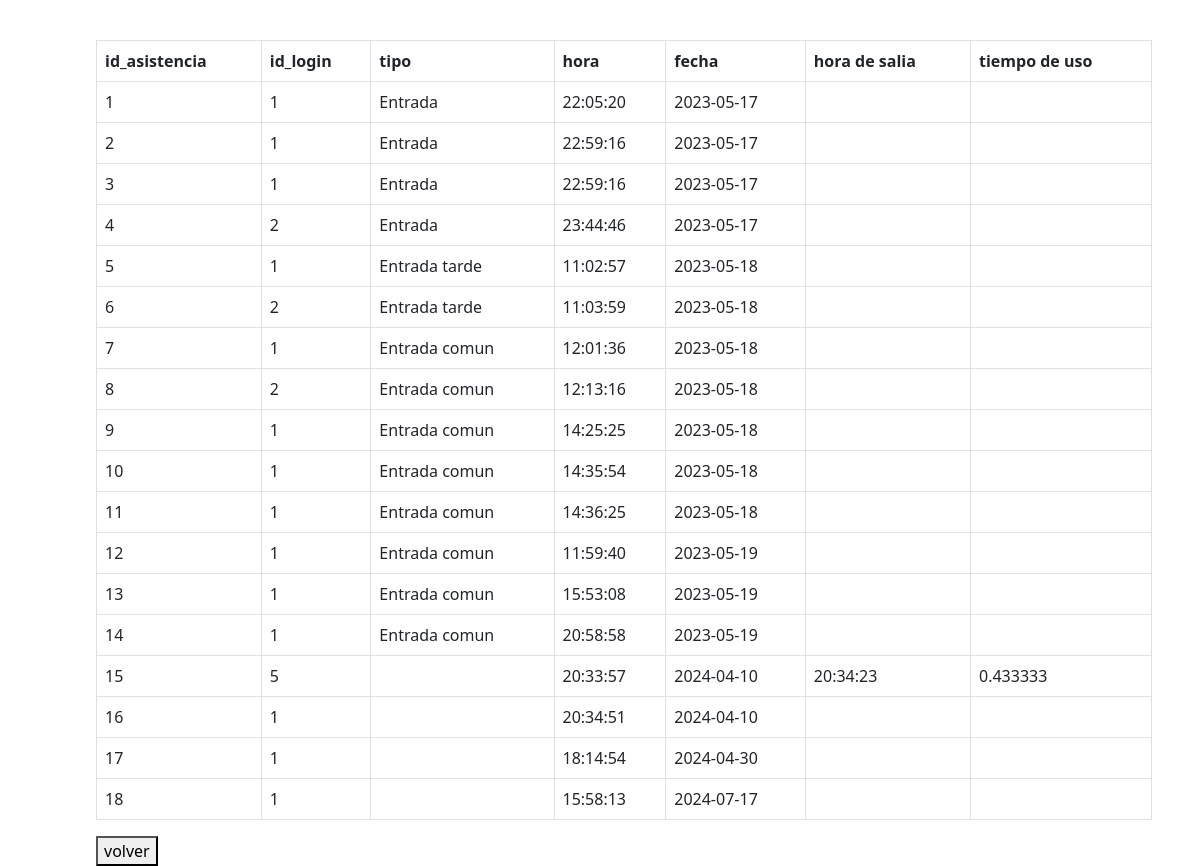
The app's page /view/verAsistencia.php (signed in) with its own data.
### tables this page shows
CREATE TABLE `asistencia` (
  `id_asistencia` int NOT NULL AUTO_INCREMENT,
  `id_login` int DEFAULT NULL,
  `tipo` varchar(30) DEFAULT NULL,
  `hora` time DEFAULT NULL,
  `fecha` date DEFAULT NULL,
  `horasalida` time DEFAULT NULL,
  `tiempo_uso` float DEFAULT NULL,
  PRIMARY KEY (`id_asistencia`),
  KEY `id_login` (`id_login`),
  CONSTRAINT `asistencia_ibfk_1` FOREIGN KEY (`id_login`) REFERENCES `login` (`id_login`)
);

### model/conexion.php (called while the page is built, shortened)
<?php
class Conexion{
    private $conn;
    public function __construct(){
        $host = "localhost";
        $user = "jersson";
        $password = "jersson";
        $db = "transportes";
        $this->conn=new mysqli($host, $user,$password ,$db);
        return $this->conn;
    }
    public function ConsultaCon($sql)
    {
        if(!$result = $this->conn->query($sql)){
            echo "Error: ".mysqli_error($this->conn);
            return false;
            exit();
        }
        return $result;
    }
}
?>

### model/consultas.model.php (called while the page is built, shortened)
<?php
require ("conexion.php");
class Consulta{
    private $conn;
    function __construct(){
        $this->conn = new Conexion();
        return $this->conn;
    }
    public function mostrarAsistencia(){
        $sql = "SELECT * FROM asistencia";
        $data = $this->conn->ConsultaCon($sql);
        return $data;
    }
}
?>

### view/verAsistencia.php (the view, shortened to what this page needs)
<?php
include("header.php") ;
require "../model/consultas.model.php";
$consulta = new Consulta();
$asistencia = $consulta->mostrarAsistencia();
?>
<!DOCTYPE html>
<html lang="en">
<head>
</head>
<body>
    <br>
    <table class="table table-bordered">
        <thead>
            <tr>
                <th>id_asistencia</th>
                <th>id_login</th>
                <th>tipo</th>
                <th>hora</th>
                <th>fecha</th>
                <th>hora de salia</th>
                <th>tiempo de uso</th>
            </tr>
        </thead>
        <tbody>
            <?php
            while($mostrar=mysqli_fetch_array($asistencia)){
            ?>
                <tr>
                    <td><?php echo $mostrar['id_asistencia']?></td>
                    <td><?php echo $mostrar['id_login']?></td>
                    <td><?php echo $mostrar['tipo']?></td>
                    <td><?php echo $mostrar['hora']?></td>
                    <td><?php echo $mostrar['fecha']?></td>
                    <td><?php echo $mostrar['horasalida']?></td>
                    <td><?php echo $mostrar['tiempo_uso']?></td>
                </tr>
            <?php
                }
            ?>
        </tbody>
    </table>
    <div>
        <a href="administracion.php">
            <button>volver</button>
        </a>
    </div>
</body>
</html>
<?php include("footer.php");?>

### assets/estilos2.css (style rules this page uses)
:root { --header-height: 3.5rem; --nav-with:219px; --first-color: #33165f; --first-color: #087275; --first-color-light: #cecdcd; --title-color: #19181b; --text-color: #020202; --text-color-light: #0e4375; --body-color: #dfdbdf; --container-color: #faf9f9; --body-font: "Poppins", sans-serif; --normal-font-size: 0.998rem; --small-font-size: 0.95rem; --smaller-font-size: 0.85rem; --font-medium: 500; --font-semi-bold: 600; --z-fixed:100; }
@media screen and (min-width: 1024px) { :root { --normal-font-size: 1rem; --small-font-size: 0.875rem; --smaller-font-size: 0.813rem; } }
* { box-sizing: border-box; }
body { margin: var(--header-height) 0 0 0; padding: 1rem 1rem 0; font-family: var(--body-font); font-size: var(--normal-font-size); background-color: var(--body-color); color: var(--text-color); }
a { text-decoration: none; }
@media screen and (min-width: 768px) { body { padding: 1rem 3rem 0 6rem; } }

### records on screen
asistencia: id_asistencia "1", id_login "1", tipo "Entrada", hora "22:05:20", fecha "2023-05-17"
asistencia: id_asistencia "2", id_login "1", tipo "Entrada", hora "22:59:16", fecha "2023-05-17"
asistencia: id_asistencia "3", id_login "1", tipo "Entrada", hora "22:59:16", fecha "2023-05-17"
asistencia: id_asistencia "4", id_login "2", tipo "Entrada", hora "23:44:46", fecha "2023-05-17"
asistencia: id_asistencia "5", id_login "1", tipo "Entrada tarde", hora "11:02:57", fecha "2023-05-18"
asistencia: id_asistencia "6", id_login "2", tipo "Entrada tarde", hora "11:03:59", fecha "2023-05-18"
asistencia: id_asistencia "7", id_login "1", tipo "Entrada comun", hora "12:01:36", fecha "2023-05-18"
asistencia: id_asistencia "8", id_login "2", tipo "Entrada comun", hora "12:13:16", fecha "2023-05-18"
asistencia: id_asistencia "9", id_login "1", tipo "Entrada comun", hora "14:25:25", fecha "2023-05-18"
asistencia: id_asistencia "10", id_login "1", tipo "Entrada comun", hora "14:35:54", fecha "2023-05-18"
asistencia: id_asistencia "11", id_login "1", tipo "Entrada comun", hora "14:36:25", fecha "2023-05-18"
asistencia: id_asistencia "12", id_login "1", tipo "Entrada comun", hora "11:59:40", fecha "2023-05-19"
asistencia: id_asistencia "13", id_login "1", tipo "Entrada comun", hora "15:53:08", fecha "2023-05-19"
asistencia: id_asistencia "14", id_login "1", tipo "Entrada comun", hora "20:58:58", fecha "2023-05-19"
asistencia: id_asistencia "15", id_login "5", hora "20:33:57", fecha "2024-04-10", horasalida "20:34:23", tiempo_uso "0.433333"
asistencia: id_asistencia "16", id_login "1", hora "20:34:51", fecha "2024-04-10"
asistencia: id_asistencia "17", id_login "1", hora "18:14:54", fecha "2024-04-30"
asistencia: id_asistencia "18", id_login "1", hora "15:58:13", fecha "2024-07-17"
